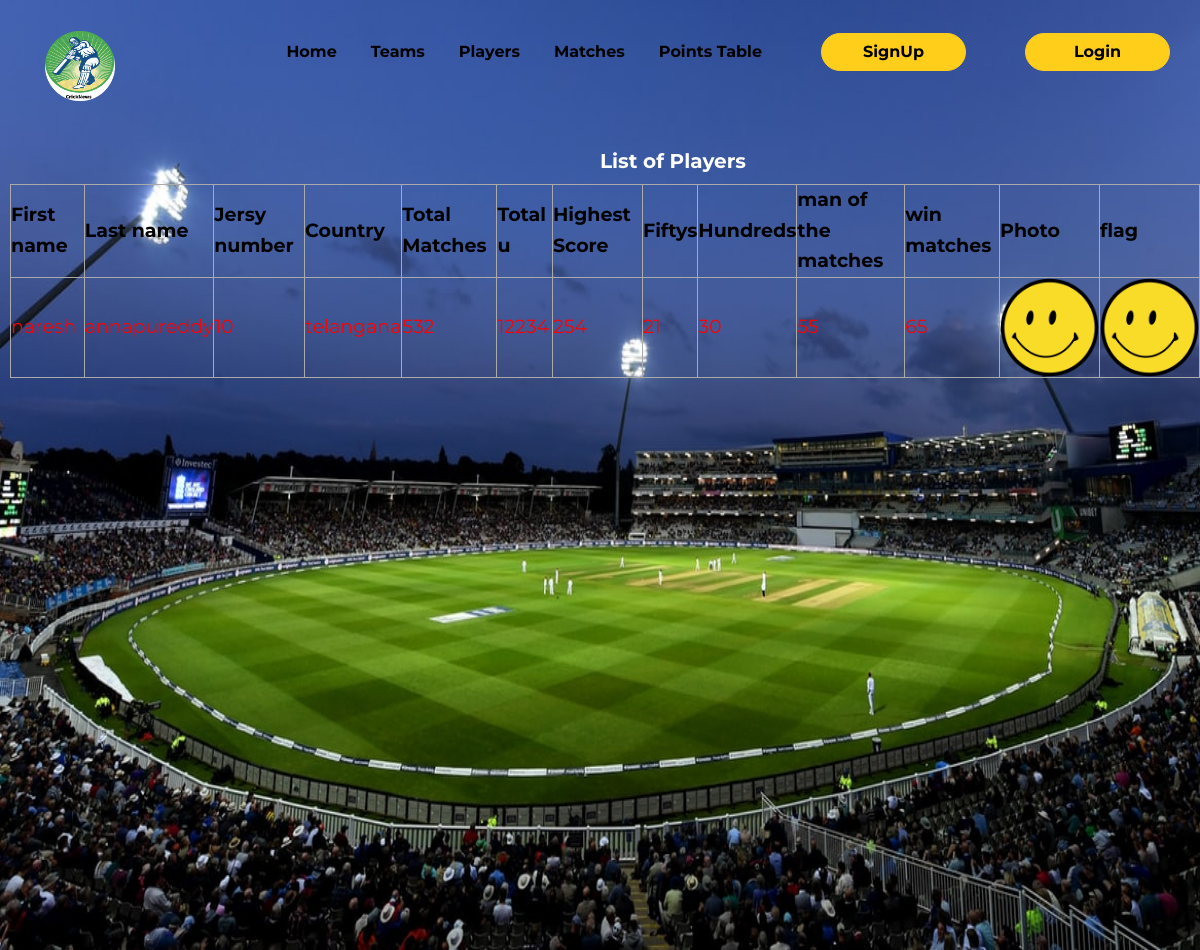
/teamplayersdisps/?naresh=telangana, run on the app's committed database.
### CricketApp_1/models.py (models this page shows)
class structure_of_players(models.Model):
    first_name=models.CharField(max_length=100)
    last_name=models.CharField(max_length=100)
    jersy_number=models.IntegerField()
    country=models.CharField(max_length=100)
    total_matches=models.IntegerField()
    total_runs=models.IntegerField()
    highest_score=models.IntegerField()
    fiftys=models.IntegerField()
    hundreds=models.IntegerField()
    man_of_the_matches=models.IntegerField()
    winner_of_matches=models.IntegerField()
    image = models.FileField(upload_to='pics', null=True, blank=True)
    flag = models.FileField(upload_to='pics', null=True, blank=True)

### CricketApp_1/views.py (the view)
# urls.py: url(r'^teamplayersdisps/$', views.teamplayersdisps, name="teamplayersdisps"),
def teamplayersdisps(request):
    naresh = request.GET.get('naresh')
    form=structure_of_players.objects.filter(country=naresh)
    for k in form:
        print(k)
    return render(request,'teamplayesdisp.html',{"form": form})

### templates/teamplayesdisp.html (shortened to what this page needs)
{% extends 'base.html' %}
{% load static %}
{% block content %}
<div>
    <img class="bg" src="{% static 'images/lightback.jpeg' %}">
</div>
<h2 style="margin-top:150px;color:white;margin-left:600px;font-size:20px"><b>List of Players </b></h2>
 <table border="1" bordercolor="#aaa" cellspacing="0" cellpadding="0">
        <thead>
            <th>First name</th>
            <th>Last name</th>
            <th>Jersy number</th>
            <th>Country</th>
            <th>Total Matches</th>
            <th>Total u</th>
            <th>Highest Score</th>
            <th>Fiftys</th>
            <th>Hundreds</th>
            <th>man of the matches</th>
            <th>win matches</th>
            <th>Photo</th>
            <th>flag</th>
        </thead>
        {% for player in form %}
        <tr>
            <td>{{player.first_name}}</td>
            <td>{{player.last_name}}</td>
            <td>{{player.jersy_number}}</td>
            <td>{{player.country}}</td>
            <td>{{player.total_matches}}</td>
            <td>{{player.total_runs}}</td>
            <td>{{player.highest_score}}</td>
            <td>{{player.fiftys}}</td>
            <td>{{player.hundreds}}</td>
            <td>{{player.man_of_the_matches}}</td>
            <td>{{player.winner_of_matches}}</td>
            <td style="width:100px; height:100px">
            <img style="display:block;" width="100%" height="100%"src="{{player.image.url}}"/></td>
            <td style="width:100px; height:100px;">
              <img style="display:block;" width="100%" height="100%"src="{{player.flag.url}}"/></td>
        </tr>
        {% endfor %}
    </table>
{% endblock %}

### static/css/all.css (style rules this page uses)
* { font-size: 100.01%; }
html { font-size: 62.5%; height: 100%; }
body { margin: 0; height: 100%; font: 1.3rem/1.61538 "Montserrat", sans-serif; }

### data on the page
structure_of_players: first_name "naresh", last_name "annapureddy", country "telangana", highest_score "254", fiftys "21", man_of_the_matches "55", winner_of_matches "65", image (picture), flag (picture)
